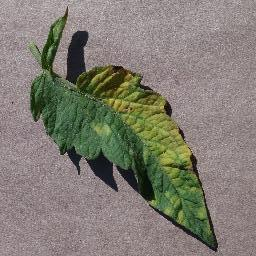
%> input picture dataset/tomato/train/Tomato___Leaf_Mold/e (873).JPG, 256 x 256 px
$ octave random.m   (GNU Octave 9; MATLAB toolbox functions it lacks are replaced by stand-ins)
%> lines starting %> are read from the running program, lines starting %| are printed output that depends on the picture
close all
clear all
clc
%%
%  Select an image from the 'Disease Dataset' folder by opening the folder
[filename,pathname] = uigetfile({'*.*';'*.bmp';'*.tif';'*.gif';'*.png'},'Pick a Leaf Image');
%> the answer given: dataset/tomato/train/Tomato___Leaf_Mold/e (873).JPG
I = imread([pathname,filename]);
%> I is the input picture: size 256x256x3 uint8; mean R, G, B 129.1, 124.8, 114.9

%%
figure, imshow(I);title('leaf Image');

 image = imresize(I, [384 256]);
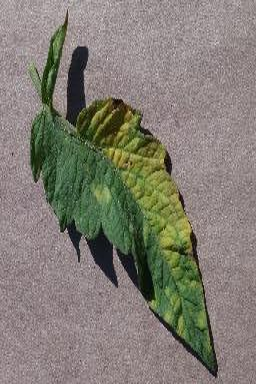
%> image: size 384x256x3 uint8; mean R, G, B 129.1, 124.8, 114.9

      image=image;
if size(image,3) == 3
   img = rgb2gray(image);
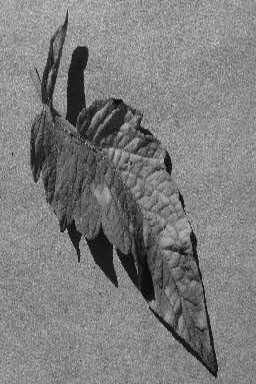
%> img: size 384x256 uint8; min 0, max 240, mean 125
end
figure, imshow(img);title('Grayscale Image');
img = adapthisteq(img,'clipLimit',0.02,'Distribution','rayleigh');
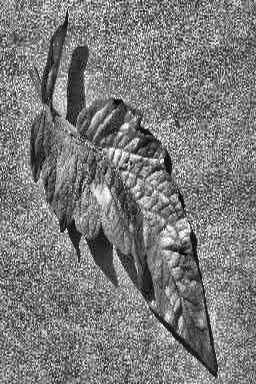
%> img: size 384x256 uint8; min 0, max 255, mean 123.2
figure, imshow(img);title('Adaptive Histogram Image');
%%
% Create the Gray Level Cooccurance Matrices (GLCMs)
glcms = graycomatrix(img);
%> glcms = [536 619 247 86 39 27 18 13; 664 3539 2253 1427 841 453 208 64; 260 2434 5621 4758 2986 1527 750 212; 79 1379 5000 7834 5750 2969 1418 419; 25 784 2979 5888 5785 3450 1734 448; 10 405 1478 3121 3466 2430 1501 413; 6 195 745 1408 1774 1505 1187 431; 5 76 228 358 453 458 430 314]

%Evaluate 13 features from the disease affected region only
% Derive Statistics from GLCM
stats = graycoprops(glcms,'Contrast Correlation Energy Homogeneity');
%> stats = {Contrast 2.8}
Contrast = stats.Contrast;
%> Contrast = 2.8
%> (the run ends here)

$ run again, on dataset/tomato/train/Tomato___Leaf_Mold/e (965).JPG
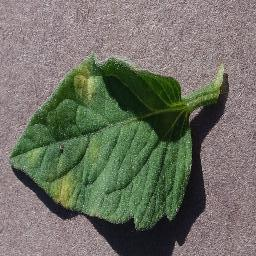
%> input picture dataset/tomato/train/Tomato___Leaf_Mold/e (965).JPG, 256 x 256 px
%> I is the input picture: size 256x256x3 uint8; mean R, G, B 111.4, 113.1, 100.4
%> `image = imresize(I, [384 256]);`:
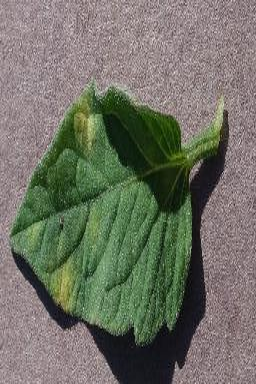
%> image: size 384x256x3 uint8; mean R, G, B 111.4, 113.1, 100.4
%> `img = adapthisteq(img,'clipLimit',0.02,'Distribution','rayleigh');`:
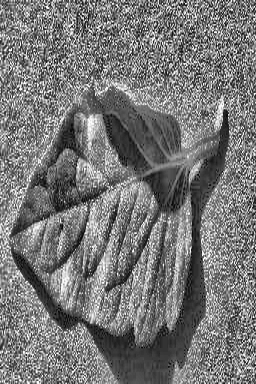
%> img: size 384x256 uint8; min 0, max 255, mean 118.6
%> glcms = [408 943 393 174 133 91 57 34; 953 7011 2781 1399 953 697 399 223; 403 2888 7462 4082 2610 1604 925 486; 177 1458 4279 6067 4224 2493 1372 645; 122 955 2654 4306 4228 2740 1571 732; 93 589 1546 2592 2800 2157 1396 652; 61 368 923 1383 1608 1407 952 528; 24 241 434 707 728 633 544 422]
%> stats = {Contrast 3.48}
%> Contrast = 3.48

$ run again, on dataset/tomato/train/Tomato___Leaf_Mold/e (971).JPG
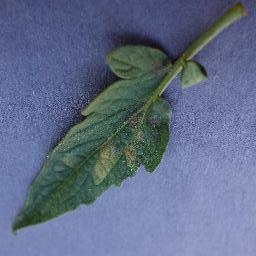
%> input picture dataset/tomato/train/Tomato___Leaf_Mold/e (971).JPG, 256 x 256 px
%> I is the input picture: size 256x256x3 uint8; mean R, G, B 96.4, 108, 135.5
%> `image = imresize(I, [384 256]);`:
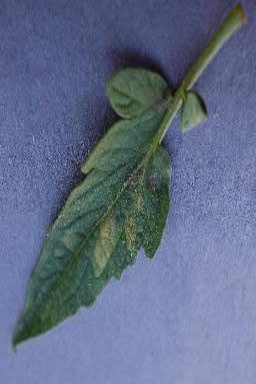
%> image: size 384x256x3 uint8; mean R, G, B 96.4, 108.1, 135.5
%> `img = adapthisteq(img,'clipLimit',0.02,'Distribution','rayleigh');`:
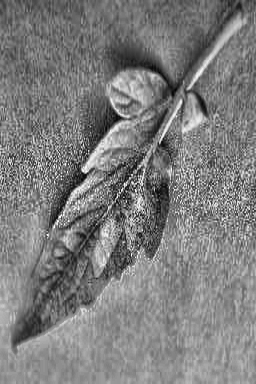
%> img: size 384x256 uint8; min 0, max 255, mean 125.3
%> glcms = [329 345 100 53 23 10 3 1; 357 2479 1413 423 185 95 54 20; 103 1438 6647 3940 1036 340 144 59; 41 418 3952 16651 6094 1065 295 68; 20 201 1013 6115 23230 3808 477 76; 8 97 366 1047 3873 5242 695 99; 3 39 161 279 448 745 844 194; 3 17 60 82 74 91 190 142]
%> stats = {Contrast 0.962}
%> Contrast = 0.962
